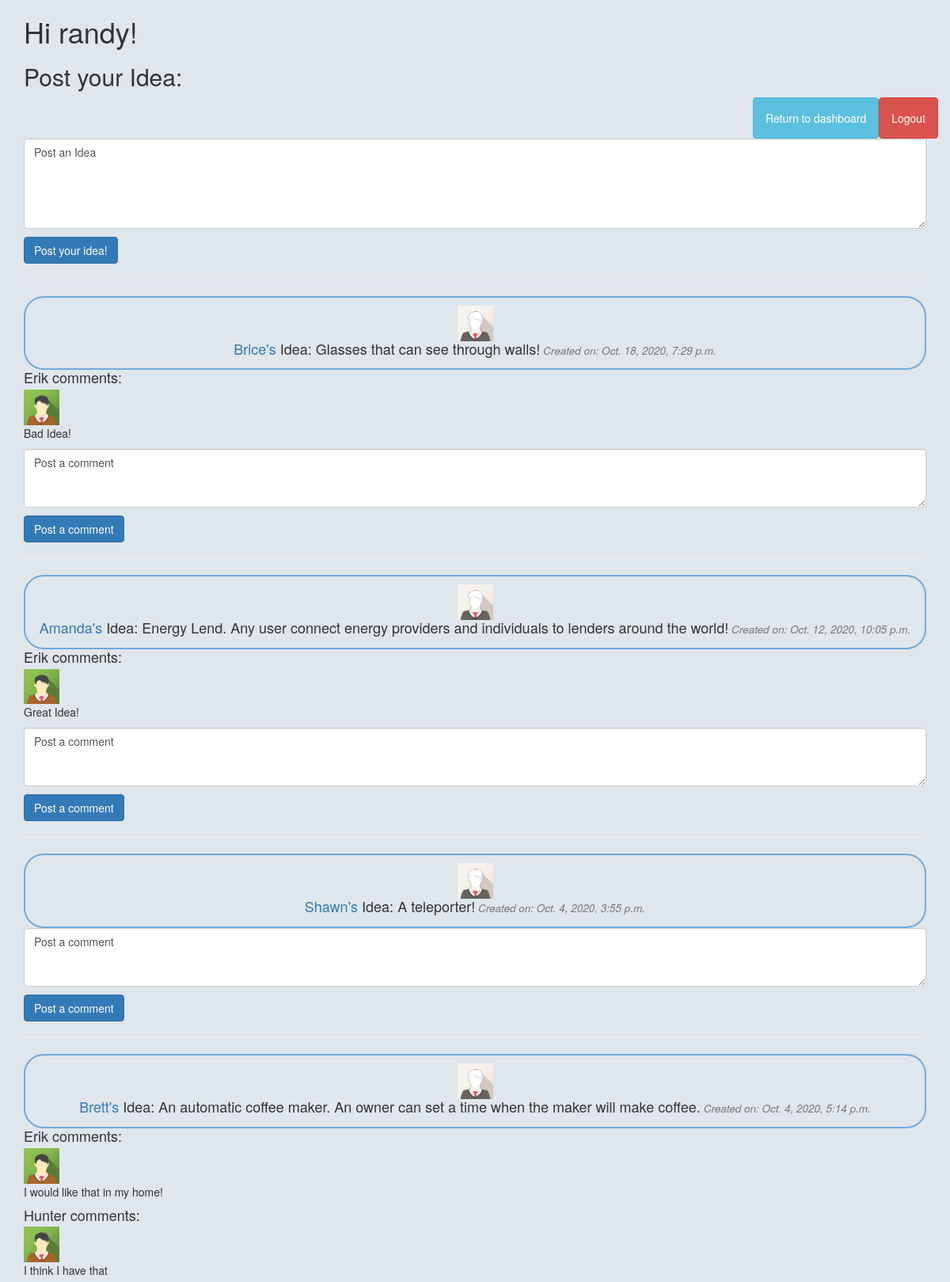
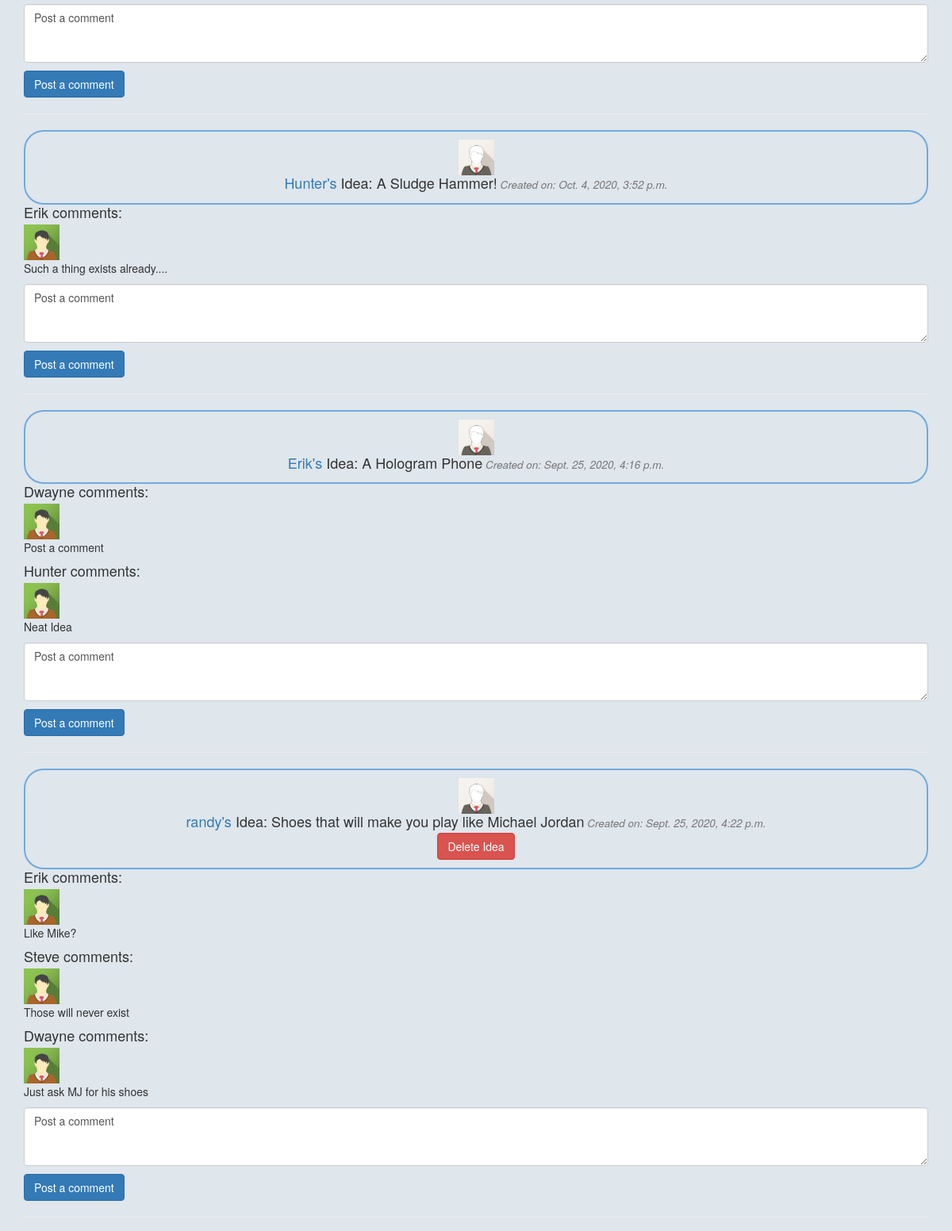
The app's page /ideas (signed in, upper part) with its own data (2 pictures, top to bottom).
### app_one/models.py (models this page shows)
class User(models.Model):
    first_name = models.CharField(max_length=255)
    last_name = models.CharField(max_length=255)
    email = models.CharField(max_length=255)
    password = models.CharField(max_length=60)
    user_level = models.IntegerField()
    created_at = models.DateTimeField(auto_now_add=True)
    updated_at = models.DateTimeField(auto_now=True)
    objects = UserManager()

class Idea(models.Model):
    idea = models.TextField()
    user = models.ForeignKey(User, related_name='ideas', on_delete=models.CASCADE)
    created_at = models.DateTimeField(auto_now_add=True)
    updated_at = models.DateTimeField(auto_now=True)

class Comment(models.Model):
    comment = models.CharField(max_length=255)
    poster = models.ForeignKey(User, related_name='comments', on_delete=models.CASCADE)
    wall_idea = models.ForeignKey(Idea, related_name='post_comments', on_delete=models.CASCADE)

### app_one/views.py (the view)
# urls.py: path('ideas', views.ideas_page),
def ideas_page(request):
    context = {
        'user': User.objects.get(id=request.session['user_id']),
        'all_users': User.objects.all(),
        'all_ideas': Idea.objects.all().order_by('-created_at'),
        'all_comments': Comment.objects.all()
    }
    return render(request, 'ideas_page.html', context)

### app_one/templates/ideas_page.html (shortened to what this page needs)
<!DOCTYPE html>
<html lang="en">
<head>
    <link rel="stylesheet" href="https://maxcdn.bootstrapcdn.com/bootstrap/3.4.1/css/bootstrap.min.css">
    {% load static %}
    <link rel="stylesheet" href="{% static 'css/ideas_page.css' %}">
</head>
<body>
    <div class="container">
        <h1>Hi {{ user.first_name }}!</h1>
        <h2>Post your Idea:</h2>
        <ul class="nav navbar-nav navbar-right">
            <li><a href="/dashboard" id="dashboard" class="btn btn-info">Return to dashboard</a></li>
            <li><a href="/logout" class="btn btn-danger">Logout</a></li>
        </ul>
        <form class="newidea" action="/post_idea" method="POST">
            <div class="form-group">
            <p><textarea name="idea" class="form-control" rows="5">Post an Idea</textarea></p>
            <p><input type="submit" class="btn btn-primary" value="Post your idea!"></p>
            </div>
        </form>
        <hr>
        <div id="idea_div" class="media-body">
            {% for idea in all_ideas %}
            <div class='idea_box'>
                <img src="{% static 'images/img_avatar1.png' %}">
                <h4 id="idea_animation" class="media-heading"><a href="/user/{{ idea.user.id }}">{{ idea.user.first_name }}'s</a> Idea: {{ idea.idea }}<small><i> Created on: {{ idea.user.created_at }}</i></small></h4>
            {% if idea.user.id == user.id %}
                <a href="/delete_idea/{{ idea.id }}" class="btn btn-danger">Delete Idea</a>
            {% endif %}
            </div>
            <div class='media-body'>
                {% for comment in all_comments %}
                    {% if idea.id == comment.wall_idea.id %}
                    <h4 class='media-heading'>{{ comment.poster.first_name }} comments:</h4>
                    <img src="{% static 'images/img_avatar2.png' %}">
                <p>{{ comment.comment }}</p>
                {% endif %}
                {% endfor %}
                <form action="/post_comment/{{ idea.id }}" method="POST">
                    <div class="form-group">
                    <p><textarea name="comment" class="form-control" rows="3" >Post a comment</textarea></p>
                    <p><input type="submit" class="btn btn-primary" value="Post a comment"></p>
                    </div>
                </form>
                <hr>
            {% endfor %}
            </div>
        </div>
    </div>
</body>
</html>

### app_one/static/css/ideas_page.css (style rules this page uses)
img { width: 45px; }
body { background-color: #dfe6ec; }
.idea_box { border: 2px solid #71aadb; padding: 10px; text-align: center; border-radius: 25px; }

### records on screen
User: first_name "randy"
Idea: user.first_name "Brice", idea "Glasses that can see through walls!", user.created_at "Oct. 18, 2020, 7:29 p.m."
Comment: poster.first_name "Erik", comment "Bad Idea!"
Idea: user.first_name "Amanda", idea "Energy Lend. Any user connect energy providers and individuals to lenders around the world!", user.created_at "Oct. 12, 2020, 10:05 p.m."
Comment: poster.first_name "Erik", comment "Great Idea!"
Idea: user.first_name "Shawn", idea "A teleporter!", user.created_at "Oct. 4, 2020, 3:55 p.m."
Idea: user.first_name "Brett", idea "An automatic coffee maker. An owner can set a time when the maker will make coffee.", user.created_at "Oct. 4, 2020, 5:14 p.m."
Comment: poster.first_name "Erik", comment "I would like that in my home!"
Comment: poster.first_name "Hunter", comment "I think I have that"
Idea: user.first_name "Hunter", idea "A Sludge Hammer!", user.created_at "Oct. 4, 2020, 3:52 p.m."
Comment: poster.first_name "Erik", comment "Such a thing exists already...."
Idea: user.first_name "Erik", idea "A Hologram Phone", user.created_at "Sept. 25, 2020, 4:16 p.m."
Comment: poster.first_name "Dwayne", comment "Post a comment"
Comment: poster.first_name "Hunter", comment "Neat Idea"
Idea: user.first_name "randy", idea "Shoes that will make you play like Michael Jordan", user.created_at "Sept. 25, 2020, 4:22 p.m."
Comment: poster.first_name "Erik", comment "Like Mike?"
Comment: poster.first_name "Steve", comment "Those will never exist"
Comment: poster.first_name "Dwayne", comment "Just ask MJ for his shoes"
